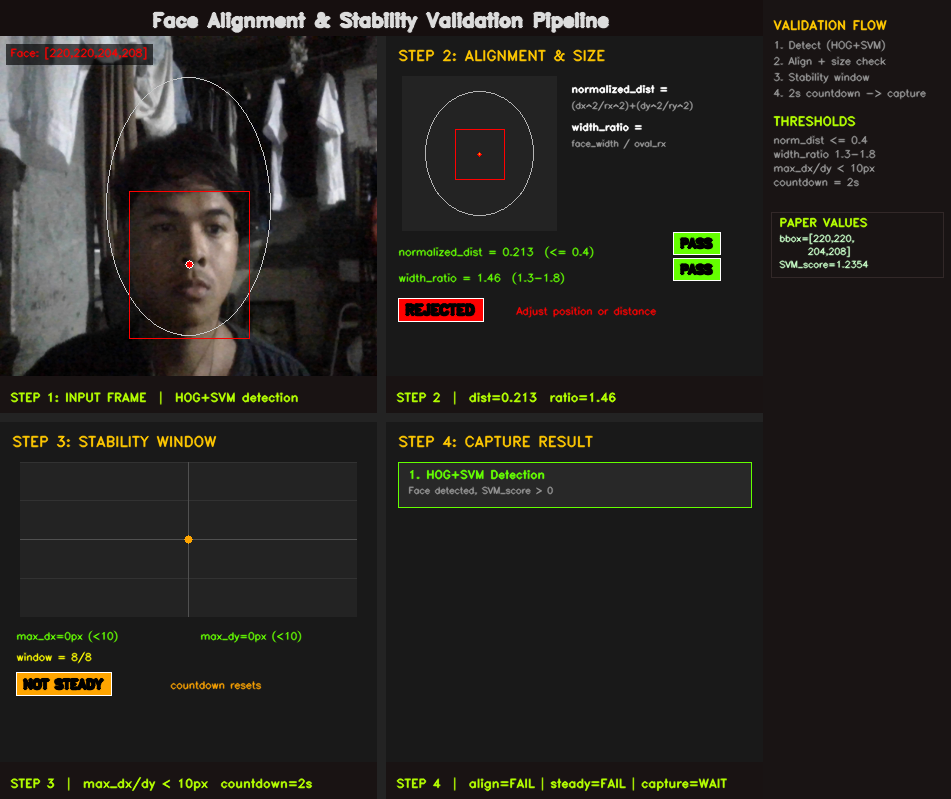
#> input picture EVENTMONITORING/TimeInAndTimeOutMonitoring/students/alignment_visuals/alignment_stability_1784733114.png, 951 x 799 px, given in place of the camera
$ python HOG.PY   (older library calls are emulated)
#> lines starting #> are read from the running program, lines starting #| are printed output that depends on the picture
"""
hog_svm_visual_demo.py

Interactive visualization of HOG feature extraction + SVM classification.
Shows: gradient computation → cell histograms → block normalization → SVM score

Uses paper example: bbox=[x:220, y:220, w:204, h:208]  SVM_score=1.2354
                    scan_time=78.8ms

Controls: SPACE = new random face/position, s = save, q/ESC = quit
Install:  pip install opencv-python numpy
Run:      python hog_svm_visual_demo.py
"""

import os
import time
import math
import random
import cv2
import numpy as np

CAMERA_INDEX = int(os.getenv("CAMERA_INDEX", "0"))
SAVE_DIR = os.path.join(os.path.dirname(os.path.abspath(__file__)), "hog_visuals")
FONT = cv2.FONT_HERSHEY_SIMPLEX
FONT_BOLD = cv2.FONT_HERSHEY_DUPLEX

# ── Paper example values (hardcoded as requested) ──
PAPER_BBOX = {"x": 220, "y": 220, "w": 204, "h": 208}
PAPER_SCORE = 1.2354
PAPER_SCAN_MS = 78.8

# ── Visualization layout ──
W, H = 1280, 800
PANEL_W, PANEL_H = 400, 360
GAP = 12

# ── HOG parameters (dlib defaults, simplified for visual) ──
CELL_SIZE = 8      # pixels per cell
BIN_COUNT = 9      # gradient orientation bins (0-180°)
BLOCK_SIZE = 2     # cells per block (2x2 = 16x16 pixels)


def label_bar(panel, text, sub_text="", bar_h=48):
    """Draw a label bar at the bottom of a panel with proper spacing."""
    h, w = panel.shape[:2]
    overlay = panel.copy()
    cv2.rectangle(overlay, (0, h - bar_h), (w, h), (18, 18, 25), -1)
    cv2.addWeighted(overlay, 0.75, panel, 0.25, 0, panel)

    # Main text - positioned higher to avoid bottom edge
    cv2.putText(panel, text, (12, h - bar_h + 24), FONT_BOLD, 0.55, (0, 255, 180), 1, cv2.LINE_AA)

    if sub_text:
        # Sub text - positioned with proper padding from bottom
        cv2.putText(panel, sub_text, (12, h - 10), FONT, 0.38, (160, 160, 160), 1, cv2.LINE_AA)
    return panel


def draw_text_bg(panel, text, pos, font_scale=0.5, color=(255, 255, 255), thickness=1, alpha=0.65):
    """Draw text with a background rectangle. Properly handles baseline for correct vertical alignment."""
    (tw, th), baseline = cv2.getTextSize(text, FONT, font_scale, thickness)
    x, y = pos
    pad = 5
    # FIX: Proper baseline calculation - y is the baseline, so text extends from (y - th) to (y + baseline)
    bg = panel.copy()
    top = y - th - pad
    bottom = y + baseline + pad
    left = x - pad
    right = x + tw + pad
    cv2.rectangle(bg, (left, top), (right, bottom), (0, 0, 0), -1)
    cv2.addWeighted(bg, alpha, panel, 1 - alpha, 0, panel)
    cv2.putText(panel, text, (x, y), FONT, font_scale, color, thickness, cv2.LINE_AA)
    return panel


def compute_gradients(gray):
    """Compute Sobel gradients (magnitude + direction)."""
    gx = cv2.Sobel(gray, cv2.CV_32F, 1, 0, ksize=3)
    gy = cv2.Sobel(gray, cv2.CV_32F, 0, 1, ksize=3)
    mag = np.sqrt(gx**2 + gy**2)
    ang = np.arctan2(gy, gx) * 180 / math.pi
    ang[ang < 0] += 180  # Map to 0-180° (unsigned gradients)
    return gx, gy, mag, ang


def visualize_gradients(mag, ang, size=(200, 200)):
    """Create a colorful gradient direction visualization."""
    vis = np.zeros((mag.shape[0], mag.shape[1], 3), dtype=np.uint8)
    # Hue = orientation, Value = magnitude
    mag_norm = np.clip(mag / (mag.max() + 1e-6) * 255, 0, 255).astype(np.uint8)
    ang_norm = (ang / 180.0 * 179).astype(np.uint8)  # 0-179 for hue
    hsv = np.zeros((mag.shape[0], mag.shape[1], 3), dtype=np.uint8)
    hsv[:, :, 0] = ang_norm
    hsv[:, :, 1] = 255
    hsv[:, :, 2] = mag_norm
    vis = cv2.cvtColor(hsv, cv2.COLOR_HSV2BGR)
    return cv2.resize(vis, size, interpolation=cv2.INTER_NEAREST)


def draw_hog_cell_arrows(panel, cell_x, cell_y, cell_w, cell_h, histogram, color=(0, 255, 255)):
    """Draw oriented gradient arrows inside a cell based on histogram bins."""
    cx = cell_x + cell_w // 2
    cy = cell_y + cell_h // 2
    max_bin = np.argmax(histogram)
    max_val = histogram[max_bin]

    for i, val in enumerate(histogram):
        if val < 0.1:
            continue
        angle = i * 20 + 10  # Center of bin (0,20,40...160 → 10,30,50...170)
        rad = math.radians(angle)
        length = int(min(cell_w, cell_h) * 0.35 * (val / (max_val + 1e-6)))
        dx = int(length * math.cos(rad))
        dy = int(length * math.sin(rad))

        brightness = 0.4 + 0.6 * (val / (max_val + 1e-6))
        line_color = tuple(int(c * brightness) for c in color)
        cv2.line(panel, (cx - dx, cy + dy), (cx + dx, cy - dy), line_color, 1, cv2.LINE_AA)

    # Highlight dominant direction
    angle = max_bin * 20 + 10
    rad = math.radians(angle)
    length = int(min(cell_w, cell_h) * 0.45)
    dx = int(length * math.cos(rad))
    dy = int(length * math.sin(rad))
    cv2.line(panel, (cx - dx, cy + dy), (cx + dx, cy - dy), (0, 255, 100), 2, cv2.LINE_AA)

    return panel


def build_hog_cells_visual(cropped_gray, cell_size=CELL_SIZE):
    """Build a visual grid showing HOG cells with orientation arrows."""
    h, w = cropped_gray.shape
    ch, cw = h // cell_size, w // cell_size

    # Resize for display
    display_w, display_h = 320, 320
    panel = np.full((display_h, display_w, 3), 30, dtype=np.uint8)

    cell_disp_w = display_w // cw
    cell_disp_h = display_h // ch

    gx, gy, mag, ang = compute_gradients(cropped_gray)

    # Draw cell grid with arrows
    for cy in range(ch):
        for cx in range(cw):
            y0, y1 = cy * cell_size, (cy + 1) * cell_size
            x0, x1 = cx * cell_size, (cx + 1) * cell_size

            cell_ang = ang[y0:y1, x0:x1]
            cell_mag = mag[y0:y1, x0:x1]

            # Build histogram
            hist = np.zeros(BIN_COUNT)
            for i in range(BIN_COUNT):
                bin_start = i * 20
                bin_end = (i + 1) * 20
                mask = (cell_ang >= bin_start) & (cell_ang < bin_end)
                hist[i] = np.sum(cell_mag[mask])

            # Normalize
            hist_sum = hist.sum() + 1e-6
            hist = hist / hist_sum

            # Draw cell background
            dx0, dy0 = cx * cell_disp_w, cy * cell_disp_h
            dx1, dy1 = dx0 + cell_disp_w, dy0 + cell_disp_h
            intensity = int(40 + 60 * (hist.max()))
            cv2.rectangle(panel, (dx0, dy0), (dx1, dy1), (intensity, intensity, intensity + 20), -1)
            cv2.rectangle(panel, (dx0, dy0), (dx1, dy1), (80, 80, 80), 1)

            # Draw arrows
            draw_hog_cell_arrows(panel, dx0, dy0, cell_disp_w, cell_disp_h, hist)

    return panel, mag, ang


def build_svm_panel(score, scan_ms, bbox, detected=True):
    """Build the SVM classification result panel with FIXED text alignment.

    Args:
        score: SVM score (positive = face, negative = no face)
        scan_ms: scan time in milliseconds
        bbox: bounding box dict with x, y, w, h
        detected: whether a face was detected

    VERTICAL LAYOUT (Panel height = 360px):
    - Title area:       y: 0-55    (STEP 3: SVM CLASSIFIER + subtitle)
    - Score bar area:   y: 65-155  (bar + SVM_score text + status text)
    - Result box:       y: 165-255 (CLASSIFICATION RESULT + bbox info, or NO FACE)
    - scan_time label:  y: 265-305 (scan_time=78.8ms)
    - Label bar:        y: 312-360 (STEP 3: SVM CLASSIFICATION)
    """
    panel = np.full((PANEL_H, PANEL_W, 3), 25, dtype=np.uint8)
    h, w = panel.shape[:2]

    # ── Colors based on detection state ──
    if detected and score > 0:
        bar_color = (0, 255, 100)      # Green for face detected
        score_color = (0, 255, 100)
        status_color = (180, 255, 180)
        status_text = "> 0 = FACE DETECTED"
        result_title = "CLASSIFICATION RESULT"
        result_title_color = (0, 255, 0)
        result_text_color = (200, 255, 200)
        result_border = (0, 80, 0)
        result_bg = (20, 40, 20)
    else:
        bar_color = (0, 0, 255)        # Red for no face
        score_color = (100, 100, 255)
        status_color = (180, 180, 255)
        status_text = "< 0 = NO FACE DETECTED"
        result_title = "NO FACE IN FRAME"
        result_title_color = (255, 100, 100)
        result_text_color = (200, 200, 200)
        result_border = (80, 0, 0)
        result_bg = (40, 20, 20)

    # ── Title area (y: 0-55) ──
    cv2.putText(panel, "STEP 3: SVM CLASSIFIER", (15, 30), FONT_BOLD, 0.6, (0, 200, 255), 1, cv2.LINE_AA)
    cv2.putText(panel, "Linear SVM evaluates HOG descriptor", (15, 52), FONT, 0.4, (150, 150, 150), 1, cv2.LINE_AA)

    # ── Score bar area (y: 65-155) ──
    # Decision boundary line (0 threshold)
    center_y = 145
    cv2.line(panel, (40, center_y), (w - 40, center_y), (60, 60, 60), 2)
    cv2.putText(panel, "0 (threshold)", (w - 130, center_y - 8), FONT, 0.4, (120, 120, 120), 1, cv2.LINE_AA)

    # Score bar
    bar_x = 55
    bar_w = 22

    if detected and score > 0:
        # Face detected: bar goes UP from threshold
        bar_height = int(min(score * 60, 80))  # Cap at 80px
        score_y = center_y - bar_height
        score_y = max(70, score_y)  # Keep below title area (y: 55)
        cv2.rectangle(panel, (bar_x, score_y), (bar_x + bar_w, center_y), bar_color, -1)
        cv2.rectangle(panel, (bar_x - 2, score_y - 2), (bar_x + bar_w + 2, center_y + 2), (255, 255, 255), 1)
    else:
        # No face: bar goes DOWN from threshold (red)
        no_face_score = score if score < 0 else -0.5  # Use negative score or default
        bar_height = int(min(abs(no_face_score) * 40, 60))  # Cap at 60px
        bar_bottom = center_y + bar_height
        bar_bottom = min(155, bar_bottom)  # Keep above result box area
        cv2.rectangle(panel, (bar_x, center_y), (bar_x + bar_w, bar_bottom), bar_color, -1)
        cv2.rectangle(panel, (bar_x - 2, center_y - 2), (bar_x + bar_w + 2, bar_bottom + 2), (255, 255, 255), 1)
        score_y = center_y  # Text starts at threshold line for no-face

    # Score text - positioned to the right of the bar
    text_x = bar_x + bar_w + 15
    text_y = max(75, score_y + 15)  # Force below title area
    draw_text_bg(panel, f"SVM_score = {score:.4f}", (text_x, text_y), 0.55, score_color, 2)

    # Status text below score
    draw_text_bg(panel, status_text, (text_x, text_y + 32), 0.45, status_color, 1)

    # ── Result box (y: 165-255) ──
    result_y = 165
    result_h = 90
    result_bottom = result_y + result_h  # 255

    cv2.rectangle(panel, (25, result_y), (w - 25, result_bottom), result_border, 2)
    cv2.rectangle(panel, (27, result_y + 2), (w - 27, result_bottom - 2), result_bg, -1)

    cv2.putText(panel, result_title, (40, result_y + 22), FONT_BOLD, 0.5, result_title_color, 1, cv2.LINE_AA)

    if detected and score > 0:
        # Show bbox info
        cv2.putText(panel, f"bbox=[x:{bbox['x']}, y:{bbox['y']},", (40, result_y + 48), FONT, 0.42, result_text_color, 1, cv2.LINE_AA)
        cv2.putText(panel, f"     w:{bbox['w']}, h:{bbox['h']} ]", (40, result_y + 74), FONT, 0.42, result_text_color, 1, cv2.LINE_AA)
    else:
        # Show "no face" info
        cv2.putText(panel, "No bounding box available", (40, result_y + 48), FONT, 0.42, result_text_color, 1, cv2.LINE_AA)
        cv2.putText(panel, f"scan_time={scan_ms:.1f}ms", (40, result_y + 74), FONT, 0.42, result_text_color, 1, cv2.LINE_AA)

    # ── scan_time label (y: 265-305) ──
    scan_time_y = 285
    draw_text_bg(panel, f"scan_time={scan_ms:.1f}ms", (w - 175, scan_time_y), 0.5, (255, 200, 0), 1)

    # ── Bottom label bar (y: 312-360) ──
    label_bar(panel, "STEP 3: SVM CLASSIFICATION",
              f"score={score:.4f}  |  scan_time={scan_ms:.1f}ms")
    return panel


def build_composite(frame, use_paper_values=True, no_face_mode=False):
    """Build the full 3-panel HOG+SVM visualization with FIXED alignments.

    Args:
        frame: input BGR frame
        use_paper_values: whether to use paper example values
        no_face_mode: if True, simulate "no face detected" state
    """

    # Extract face region (use paper bbox or detect)
    if no_face_mode:
        # No face detected state
        bx, by, bw, bh = 0, 0, 0, 0
        score = -0.8234  # Negative score = no face
        scan_ms = 20.0
        detected = False
    elif use_paper_values:
        bx, by, bw, bh = PAPER_BBOX["x"], PAPER_BBOX["y"], PAPER_BBOX["w"], PAPER_BBOX["h"]
        score = PAPER_SCORE
        scan_ms = PAPER_SCAN_MS
        detected = True
    else:
        # Simulate variation
        bx = PAPER_BBOX["x"] + random.randint(-30, 30)
        by = PAPER_BBOX["y"] + random.randint(-30, 30)
        bw = PAPER_BBOX["w"] + random.randint(-20, 20)
        bh = PAPER_BBOX["h"] + random.randint(-20, 20)
        score = round(random.uniform(0.8, 1.8), 4)
        scan_ms = round(random.uniform(40, 90), 1)
        detected = True

    # Ensure bounds
    h, w = frame.shape[:2]
    if detected:
        bx = max(0, min(bx, w - bw))
        by = max(0, min(by, h - bh))

    # ── Panel 1: INPUT FRAME with bbox ──
    panel_input = cv2.resize(frame, (PANEL_W, PANEL_H))

    if detected:
        # Scale bbox to panel
        scale_x = PANEL_W / w
        scale_y = PANEL_H / h
        px, py = int(bx * scale_x), int(by * scale_y)
        pw, ph = int(bw * scale_x), int(bh * scale_y)
        cv2.rectangle(panel_input, (px, py), (px + pw, py + ph), (0, 255, 0), 2)
        draw_text_bg(panel_input, f"Input: {w}x{h}px", (10, 25), 0.45, (200, 200, 200), 1)
        draw_text_bg(panel_input, f"Face ROI: [{bx},{by},{bw},{bh}]", (10, 48), 0.42, (0, 255, 100), 1)
    else:
        # No face: show message on input panel
        draw_text_bg(panel_input, f"Input: {w}x{h}px", (10, 25), 0.45, (200, 200, 200), 1)
        draw_text_bg(panel_input, "NO FACE DETECTED", (10, 48), 0.45, (0, 0, 255), 1)

    label_bar(panel_input, "STEP 1: INPUT FRAME", "640x480 BGR -> crop face region")

    # ── Panel 2: HOG GRADIENTS ──
    panel_hog = np.full((PANEL_H, PANEL_W, 3), 25, dtype=np.uint8)

    if detected:
        # Crop face region and convert to grayscale
        face_crop = frame[by:by+bh, bx:bx+bw]
        face_gray = cv2.cvtColor(face_crop, cv2.COLOR_BGR2GRAY)
        face_gray_small = cv2.resize(face_gray, (128, 128))

        gx, gy, mag, ang = compute_gradients(face_gray_small)
        grad_vis = visualize_gradients(mag, ang, size=(280, 280))

        # Place gradient visualization
        y_off = (PANEL_H - 280) // 2 - 10
        x_off = (PANEL_W - 280) // 2
        panel_hog[y_off:y_off+280, x_off:x_off+280] = grad_vis

        # Draw cell grid overlay
        cell_vis, _, _ = build_hog_cells_visual(face_gray_small, cell_size=16)
        cell_vis = cv2.resize(cell_vis, (200, 200), interpolation=cv2.INTER_NEAREST)
        cell_x_start = PANEL_W - 210
        cell_y_start = 15
        panel_hog[cell_y_start:cell_y_start+200, cell_x_start:cell_x_start+200] = cell_vis
        cv2.rectangle(panel_hog, (cell_x_start - 1, cell_y_start - 1),
                      (cell_x_start + 201, cell_y_start + 201), (100, 100, 100), 1)

        cv2.putText(panel_hog, "HOG Cells", (PANEL_W - 205, cell_y_start + 220), FONT, 0.4, (180, 180, 180), 1, cv2.LINE_AA)
        cv2.putText(panel_hog, "(8x8 gradient bins)", (PANEL_W - 205, cell_y_start + 240), FONT, 0.35, (120, 120, 120), 1, cv2.LINE_AA)

        draw_text_bg(panel_hog, "Hue = orientation", (15, PANEL_H - 70), 0.42, (200, 200, 255), 1)
        draw_text_bg(panel_hog, "Brightness = magnitude", (15, PANEL_H - 48), 0.42, (200, 200, 255), 1)
    else:
        # No face: show placeholder
        cv2.putText(panel_hog, "NO FACE REGION", (PANEL_W//2 - 90, PANEL_H//2 - 20), FONT_BOLD, 0.6, (100, 100, 100), 1, cv2.LINE_AA)
        cv2.putText(panel_hog, "HOG features not computed", (PANEL_W//2 - 130, PANEL_H//2 + 20), FONT, 0.45, (100, 100, 100), 1, cv2.LINE_AA)
        cv2.putText(panel_hog, "(no region of interest)", (PANEL_W//2 - 110, PANEL_H//2 + 45), FONT, 0.4, (80, 80, 80), 1, cv2.LINE_AA)

    label_bar(panel_hog, "STEP 2: HOG FEATURES",
              "Sobel gradients -> 9-bin orientation histograms")

    # ── Panel 3: SVM RESULT ──
    if detected:
        panel_svm = build_svm_panel(score, scan_ms, {"x": bx, "y": by, "w": bw, "h": bh}, detected=True)
    else:
        panel_svm = build_svm_panel(score, scan_ms, {"x": 0, "y": 0, "w": 0, "h": 0}, detected=False)

    # ── Assemble ──
    gap_v = np.full((PANEL_H, GAP, 3), 35, dtype=np.uint8)
    row = np.hstack([panel_input, gap_v, panel_hog, gap_v, panel_svm])

    # Title bar
    title_h = 45
    title_bar = np.full((title_h, row.shape[1], 3), (15, 15, 22), dtype=np.uint8)
    title = "HOG + SVM Face Detection Pipeline"
    ts = cv2.getTextSize(title, FONT_BOLD, 0.75, 2)[0]
    cv2.putText(title_bar, title, ((row.shape[1] - ts[0]) // 2, 32), FONT_BOLD, 0.75, (220, 220, 220), 2, cv2.LINE_AA)

    # Log bar at bottom
    log_h = 50
    log_bar = np.full((log_h, row.shape[1], 3), (10, 10, 15), dtype=np.uint8)
    if detected:
        log_text = f"[HOG+SVM] scan#00000  face#1  bbox=[x:{bx}, y:{by}, w:{bw}, h:{bh}]  SVM_score={score:.4f}  (>0 = face)  scan_time={scan_ms:.1f}ms"
    else:
        log_text = f"[HOG+SVM] scan#00147  no face in frame  scan_time={scan_ms:.1f}ms"
    cv2.putText(log_bar, log_text, (20, 32), FONT, 0.45, (0, 255, 180), 1, cv2.LINE_AA)

    composite = np.vstack([title_bar, row, log_bar])

    # Side info panel
    info_w = 280
    info_panel = np.full((composite.shape[0], info_w, 3), (20, 20, 25), dtype=np.uint8)

    # Draw info text
    y = 60
    cv2.putText(info_panel, "HOW HOG+SVM WORKS", (15, y), FONT_BOLD, 0.55, (0, 200, 255), 1, cv2.LINE_AA)
    y += 35

    explanations = [
        ("1. GRADIENTS", "Sobel filters compute edge", "direction & strength per pixel"),
        ("2. CELLS", "Image divided into 8x8 cells", "Each cell -> 9-bin histogram"),
        ("3. BLOCKS", "2x2 cells normalized", "for lighting invariance"),
        ("4. DESCRIPTOR", "Concatenated histograms", "form face fingerprint"),
        ("5. SVM SCORE", "Linear classifier outputs", "confidence (>0 = face)"),
    ]

    for title_text, line1, line2 in explanations:
        cv2.putText(info_panel, title_text, (15, y), FONT_BOLD, 0.48, (255, 200, 100), 1, cv2.LINE_AA)
        y += 22
        cv2.putText(info_panel, line1, (25, y), FONT, 0.38, (180, 180, 180), 1, cv2.LINE_AA)
        y += 18
        cv2.putText(info_panel, line2, (25, y), FONT, 0.38, (180, 180, 180), 1, cv2.LINE_AA)
        y += 30

    # Highlight current step
    y += 20
    cv2.putText(info_panel, "Dalal & Triggs (2005)", (15, y), FONT, 0.4, (120, 120, 160), 1, cv2.LINE_AA)
    y += 20
    cv2.putText(info_panel, "dlib HOG detector", (15, y), FONT, 0.4, (120, 120, 160), 1, cv2.LINE_AA)

    # Paper reference box
    y = info_panel.shape[0] - 120
    cv2.rectangle(info_panel, (10, y), (info_w - 10, y + 100), (40, 40, 50), 1)
    cv2.putText(info_panel, "PAPER VALUES", (20, y + 22), FONT_BOLD, 0.5, (0, 255, 180), 1, cv2.LINE_AA)
    cv2.putText(info_panel, f"bbox=[{PAPER_BBOX['x']},{PAPER_BBOX['y']},", (20, y + 45), FONT, 0.4, (200, 255, 200), 1, cv2.LINE_AA)
    cv2.putText(info_panel, f"      {PAPER_BBOX['w']},{PAPER_BBOX['h']} ]", (20, y + 65), FONT, 0.4, (200, 255, 200), 1, cv2.LINE_AA)
    cv2.putText(info_panel, f"score={PAPER_SCORE}", (20, y + 85), FONT, 0.4, (200, 255, 200), 1, cv2.LINE_AA)

    return np.hstack([composite, info_panel])


def main():
    cap = cv2.VideoCapture(CAMERA_INDEX, cv2.CAP_DSHOW) if os.name == "nt" else cv2.VideoCapture(CAMERA_INDEX)
    if not cap.isOpened():
        print(f"Could not open camera index {CAMERA_INDEX}")
        return

    cap.set(cv2.CAP_PROP_FRAME_WIDTH, 640)
    cap.set(cv2.CAP_PROP_FRAME_HEIGHT, 480)
    os.makedirs(SAVE_DIR, exist_ok=True)

    use_paper = True
    no_face = False
    print("HOG+SVM Visual Demo")
    print("Controls: SPACE = toggle paper/random values, n = toggle no-face mode, s = save, q = quit")

    while True:
        ok, frame = cap.read()
#> frame is the input picture: shape (799, 951, 3); mean B, G, R 32.5, 36.7, 38.7
        if not ok:
            break
        frame = cv2.resize(frame, (640, 480))
#> frame: shape (480, 640, 3)

        composite = build_composite(frame, use_paper_values=use_paper, no_face_mode=no_face)
#> in label_bar, `cv2.rectangle(overlay, (0, h - bar_h), (w, h), (18, 18, 25), -1)`:
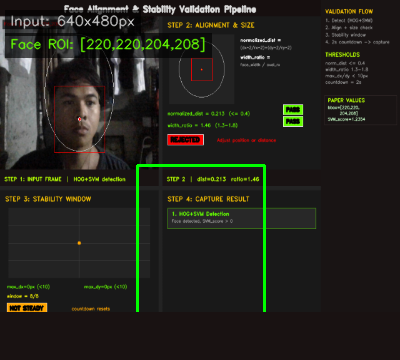
#> overlay: shape (360, 400, 3); mean B, G, R 29.5, 36.2, 36.1
#> in compute_gradients, `gy = cv2.Sobel(gray, cv2.CV_32F, 0, 1, ksize=3)`:
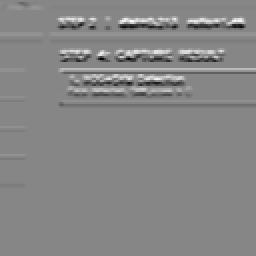
#> gy: shape (128, 128) float32 (shown 2 times larger); min -580, max 517, mean 0.1; drawn with min black and max white
#> in compute_gradients, `ang[ang < 0] += 180`:
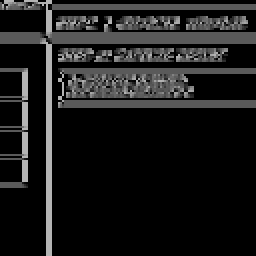
#> ang: shape (128, 128) float32 (shown 2 times larger); min 0, max 180, mean 27.2
#> in visualize_gradients, `hsv[:, :, 2] = mag_norm`:
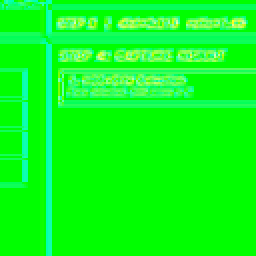
#> hsv: shape (128, 128, 3) (shown 2 times larger); mean of channels 0, 1, 2 26.9, 255, 12.5; drawn as B, G, R
#> after the loop in build_hog_cells_visual, `for cy in range(ch):`:
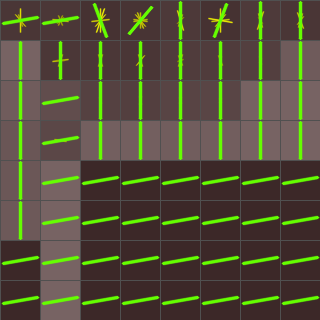
#> panel: shape (320, 320, 3); mean of channels 0, 1, 2 57.4, 78.4, 83.5; drawn as B, G, R
#> in build_composite, `cv2.putText(panel_hog, "(8x8 gradient bins)", (PANEL_W - 205, cell_y_s..`:
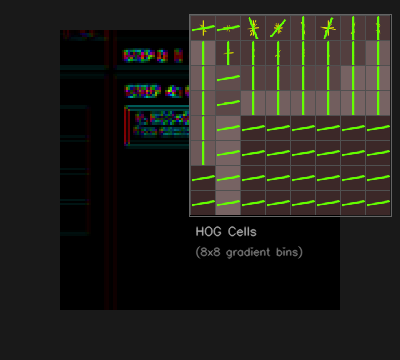
#> panel_hog: shape (360, 400, 3); mean of channels 0, 1, 2 27.7, 33.6, 34.5; drawn as B, G, R
#> in build_svm_panel, `cv2.putText(panel, "Linear SVM evaluates HOG descriptor", (15, 52), FO..`:
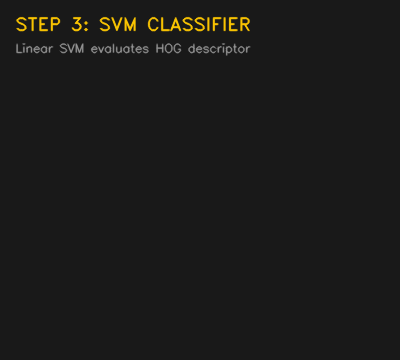
#> panel: shape (360, 400, 3); mean of channels 0, 1, 2 25.4, 26.8, 27.2; drawn as B, G, R
#> in build_composite, `ts = cv2.getTextSize(title, FONT_BOLD, 0.75, 2)[0]`: ts = (434, 17)
#> after the loop in build_composite, `for title_text, line1, line2 in explanations:`: y = 445
#> in build_composite, `y += 20`: y = 465
#> in build_composite, `y += 20`: y = 485
        cv2.imshow("HOG+SVM Face Detection Visual  (SPACE=toggle, n=no-face, s=save, q=quit)", composite)

        key = cv2.waitKey(1) & 0xFF
#> (key q is pressed here)
        if key == ord(" "):
            use_paper = not use_paper
            mode = "PAPER VALUES" if use_paper else "RANDOM VARIATION"
            print(f"Switched to: {mode}")
        elif key == ord("n"):
            no_face = not no_face
            mode = "NO FACE MODE" if no_face else "FACE DETECTION MODE"
            print(f"Switched to: {mode}")
        elif key == ord("s"):
            fname = os.path.join(SAVE_DIR, f"hog_svm_{int(time.time())}.png")
            cv2.imwrite(fname, composite)
            print(f"Saved -> {fname}")
        elif key == ord("q") or key == 27:
            break

    cap.release()
    cv2.destroyAllWindows()


if __name__ == "__main__":
    main()
